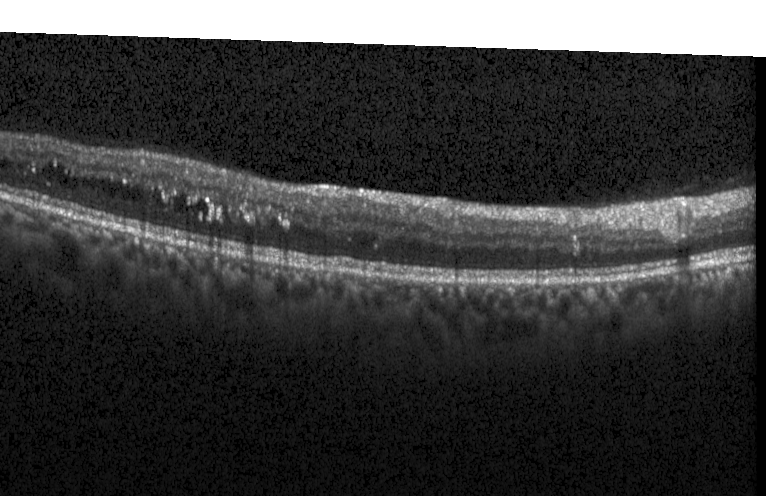
#> input picture grad_cam/duke_images/subject_10_20.png, 768 x 496 px, found by its file name; its folder holds only this picture in this run
$ python mask_w_label.py
#> lines starting #> are read from the running program, lines starting #| are printed output that depends on the picture
import os
from PIL import Image
import numpy as np


images_dir = './duke_images'
target_dir = './duke_images_mask_w_label'
if not os.path.exists(target_dir):
    os.makedirs(target_dir)
images = os.listdir(images_dir)
for image in images:
    current_image = os.path.join(images_dir, image)
    current_label = current_image.replace('duke_images','labels')
    current_mask = current_image.replace('duke_images','mask')
    # 以0-1的形式读取图像
    label =  Image.open(current_label)
#> label is the input picture: PIL image 768x496 L; min 0, max 255, mean 59.5
    mask = Image.open(current_mask).convert('L')
    label_array = np.array(label) / 255
    mask_array = np.array(mask) / 255
    mask_array = mask_array * 0.5
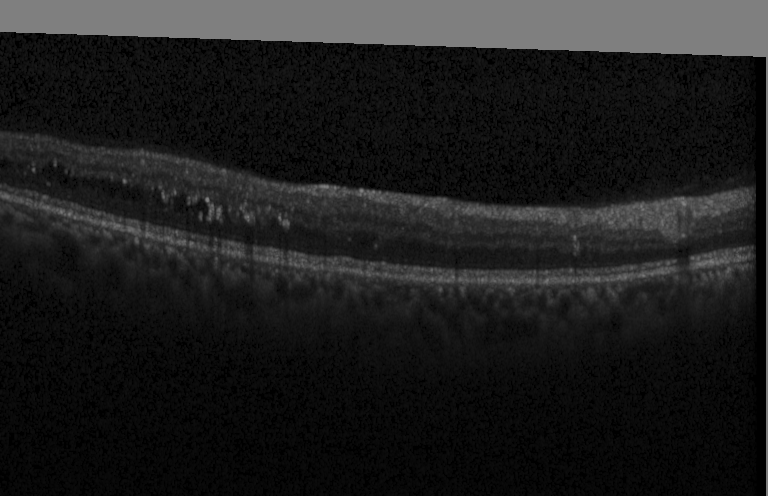
#> mask_array: shape (496, 768) float64; min 0, max 0.5, mean 0.117
    final_pesudo_label = (mask_array + label_array) * 50
    final_pesudo_label = Image.fromarray(final_pesudo_label.astype(np.uint8))
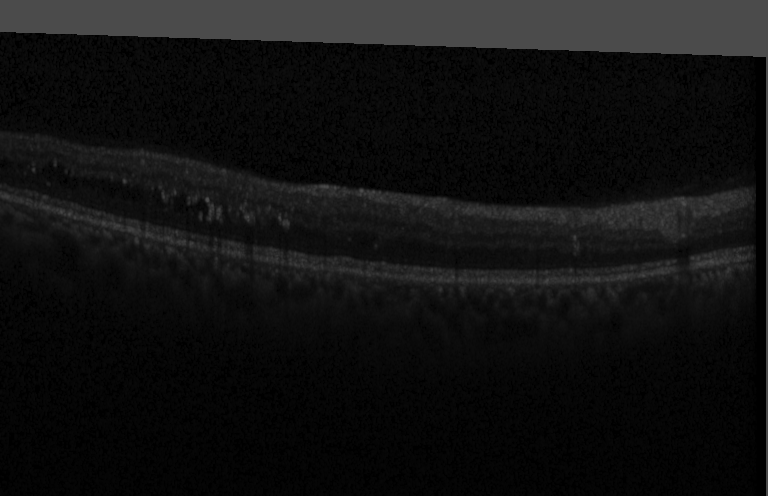
#> final_pesudo_label: PIL image 768x496 L; min 0, max 75, mean 17.1
    final_pesudo_label.save(os.path.join(target_dir, image))

$ run again, on grad_cam/duke_images/subject_10_32.png
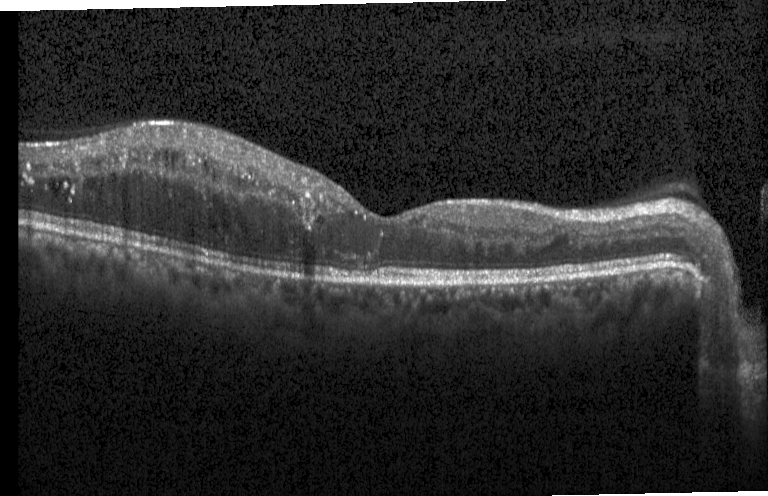
#> input picture grad_cam/duke_images/subject_10_32.png, 768 x 496 px, found by its file name
#> label is the input picture: PIL image 768x496 L; min 0, max 255, mean 44.4
#> `mask_array = mask_array * 0.5`:
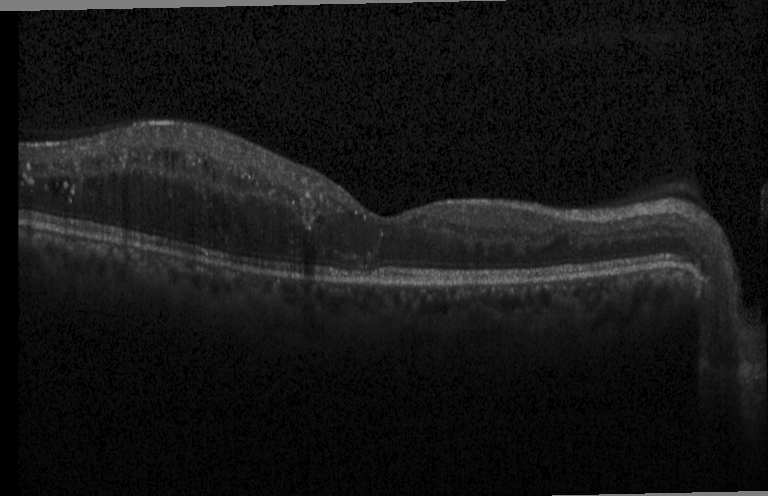
#> mask_array: shape (496, 768) float64; min 0, max 0.5, mean 0.0871
#> `final_pesudo_label = Image.fromarray(final_pesudo_label.astype(np.uint..`:
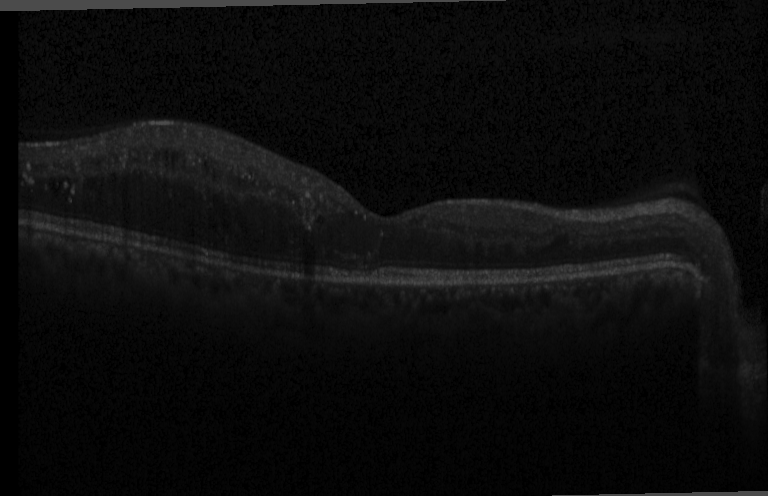
#> final_pesudo_label: PIL image 768x496 L; min 0, max 75, mean 12.7

$ run again, on grad_cam/duke_images/subject_10_35.png
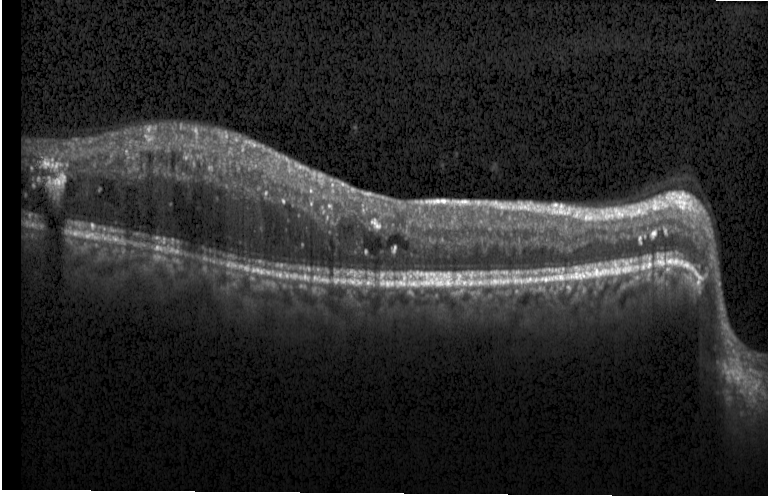
#> input picture grad_cam/duke_images/subject_10_35.png, 768 x 496 px, found by its file name
#> label is the input picture: PIL image 768x496 L; min 0, max 255, mean 41.5
#> `mask_array = mask_array * 0.5`:
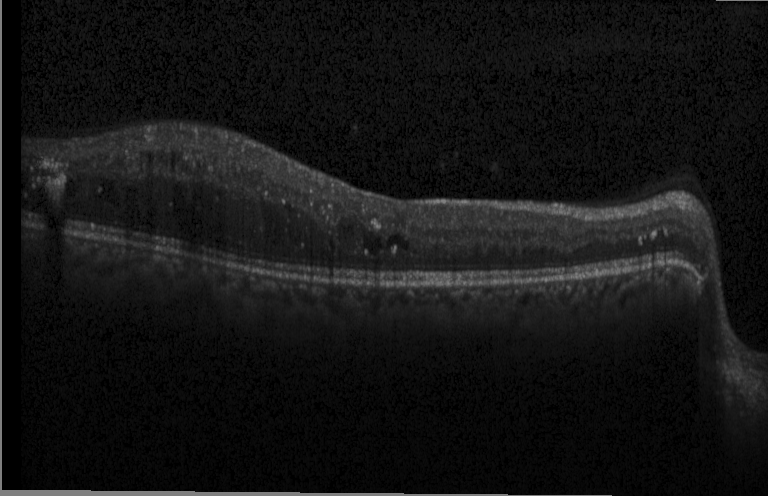
#> mask_array: shape (496, 768) float64; min 0, max 0.5, mean 0.0813
#> `final_pesudo_label = Image.fromarray(final_pesudo_label.astype(np.uint..`:
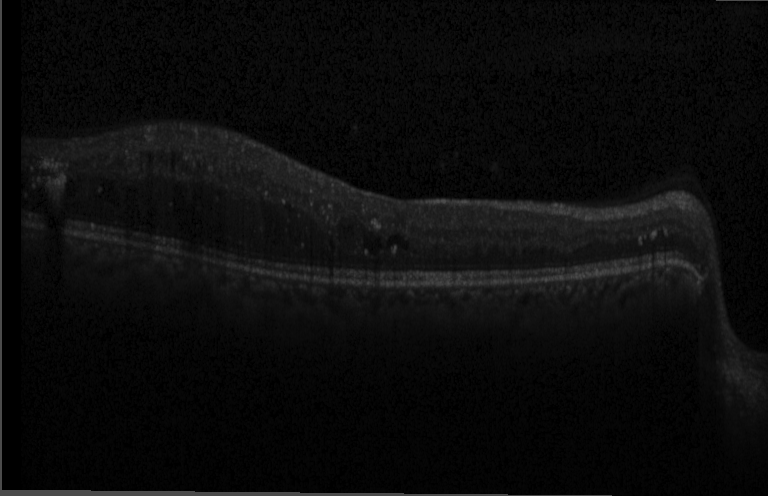
#> final_pesudo_label: PIL image 768x496 L; min 0, max 75, mean 11.8

$ run again, on grad_cam/duke_images/subject_10_40.png
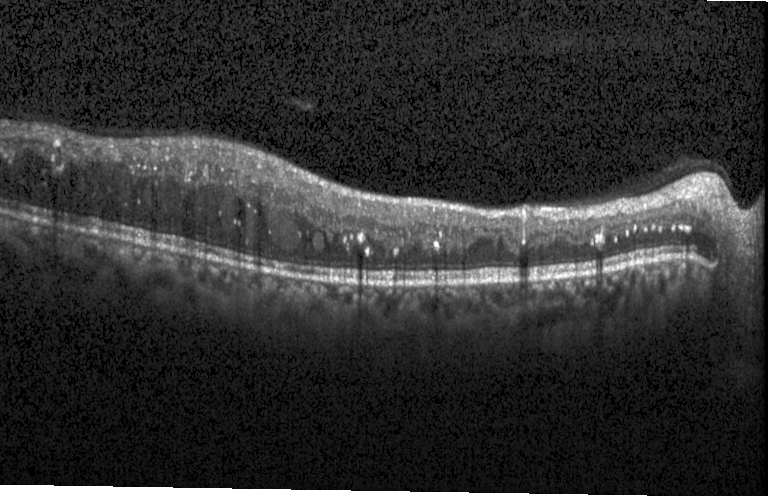
#> input picture grad_cam/duke_images/subject_10_40.png, 768 x 496 px, found by its file name
#> label is the input picture: PIL image 768x496 L; min 0, max 255, mean 47.5
#> `mask_array = mask_array * 0.5`:
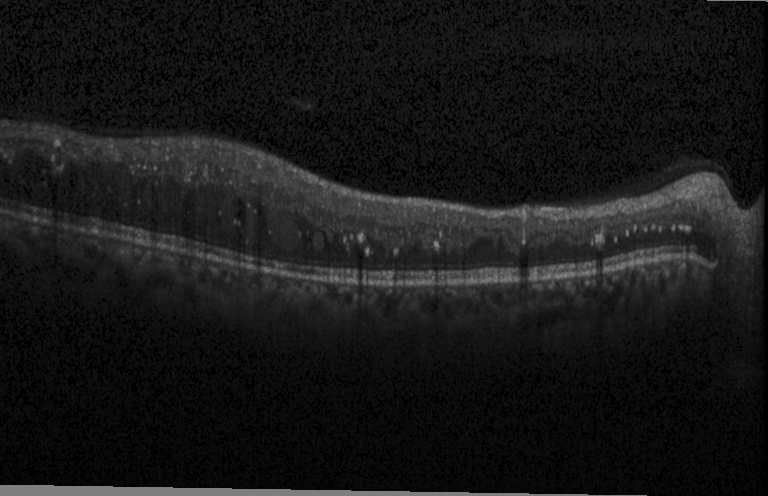
#> mask_array: shape (496, 768) float64; min 0, max 0.5, mean 0.0932
#> `final_pesudo_label = Image.fromarray(final_pesudo_label.astype(np.uint..`:
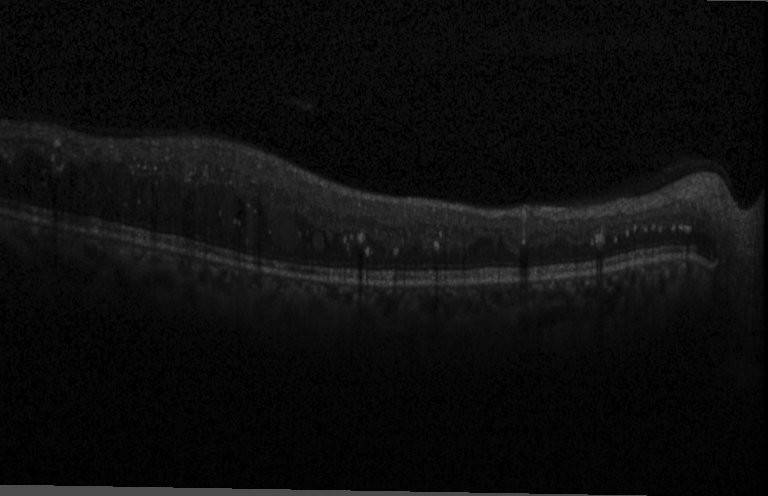
#> final_pesudo_label: PIL image 768x496 L; min 0, max 75, mean 13.6

$ run again, on grad_cam/duke_images/subject_10_25.png
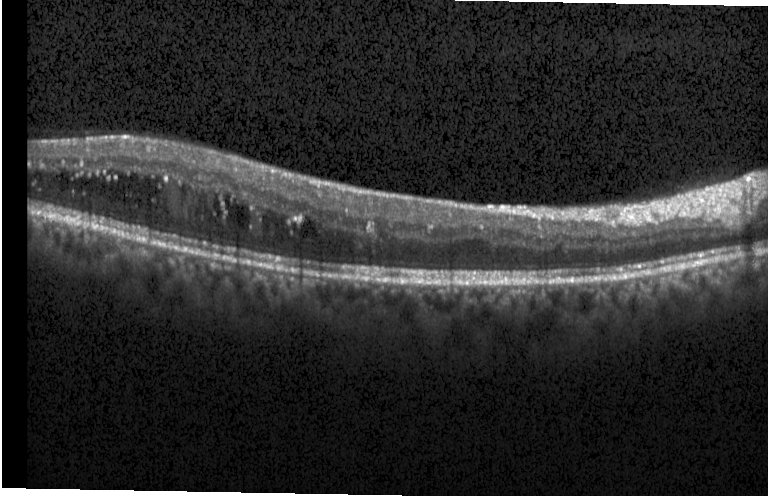
#> input picture grad_cam/duke_images/subject_10_25.png, 768 x 496 px, found by its file name
#> label is the input picture: PIL image 768x496 L; min 0, max 255, mean 43.8
#> `mask_array = mask_array * 0.5`:
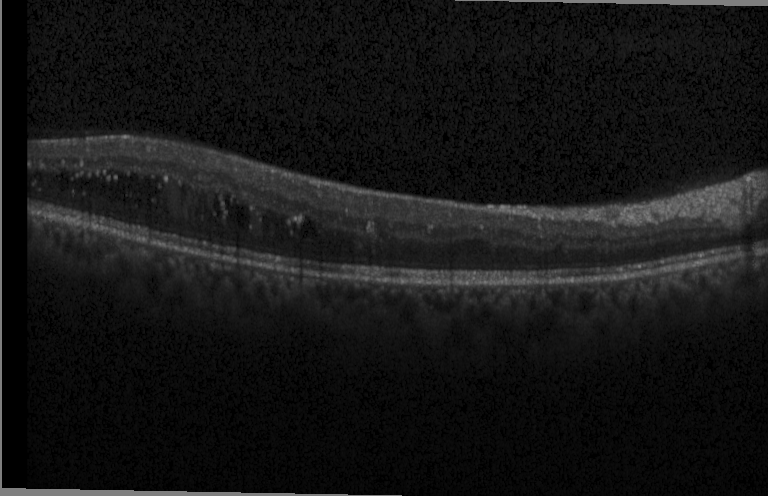
#> mask_array: shape (496, 768) float64; min 0, max 0.5, mean 0.0859
#> `final_pesudo_label = Image.fromarray(final_pesudo_label.astype(np.uint..`:
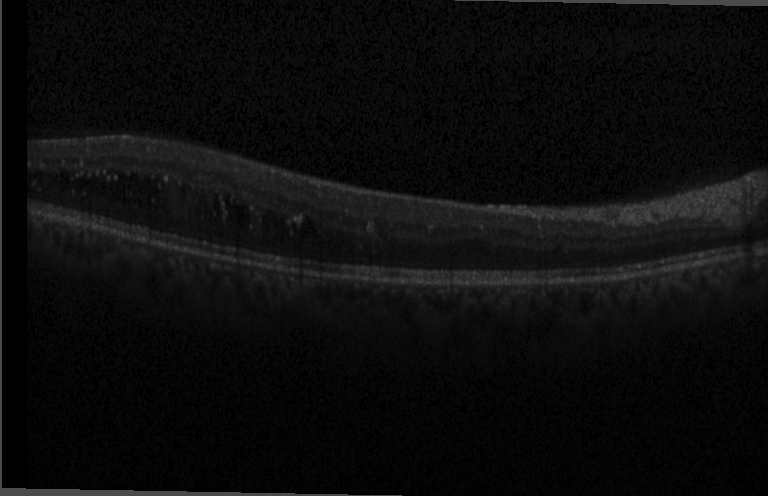
#> final_pesudo_label: PIL image 768x496 L; min 0, max 75, mean 12.5
